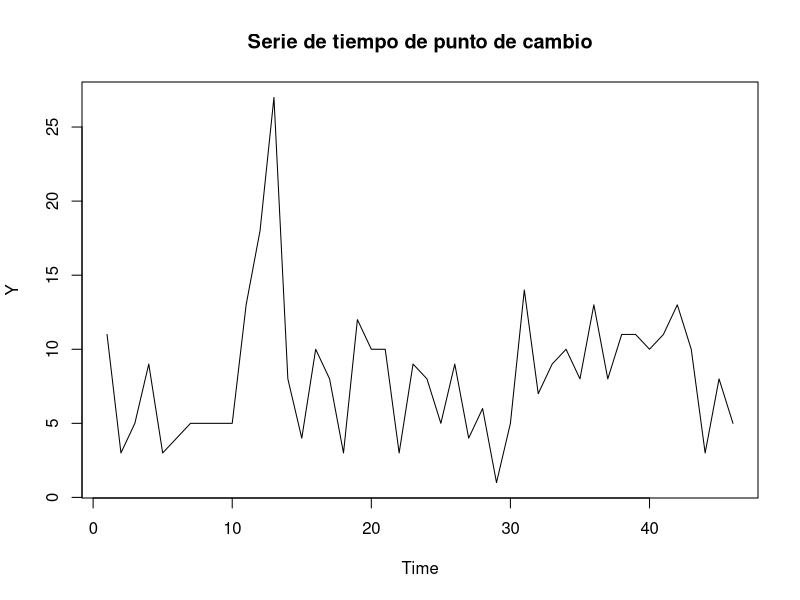
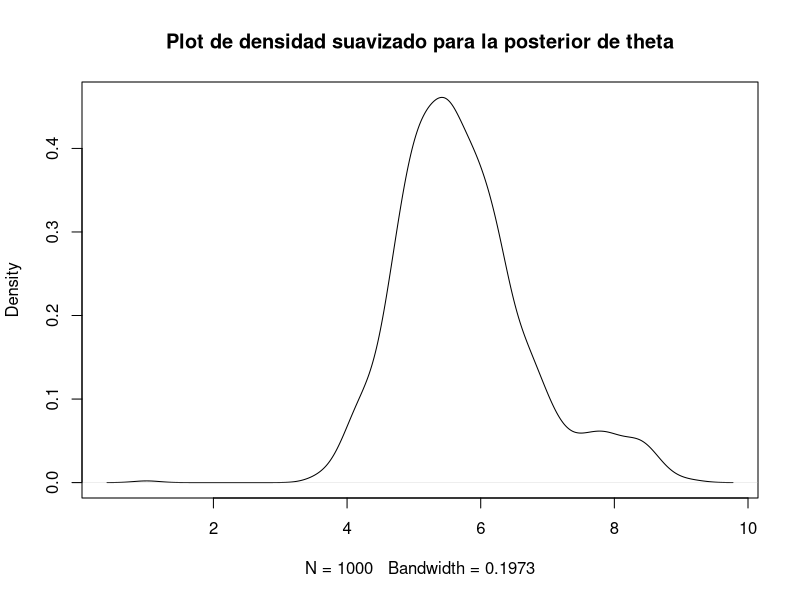
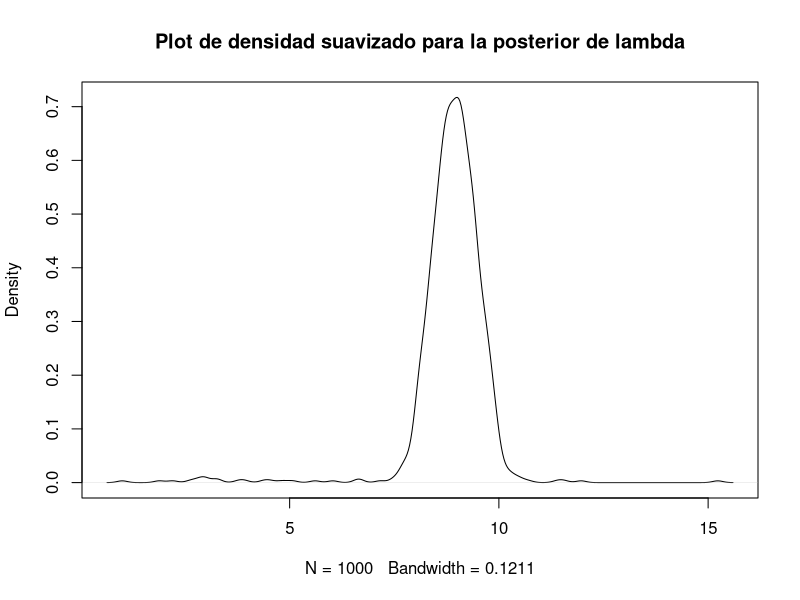
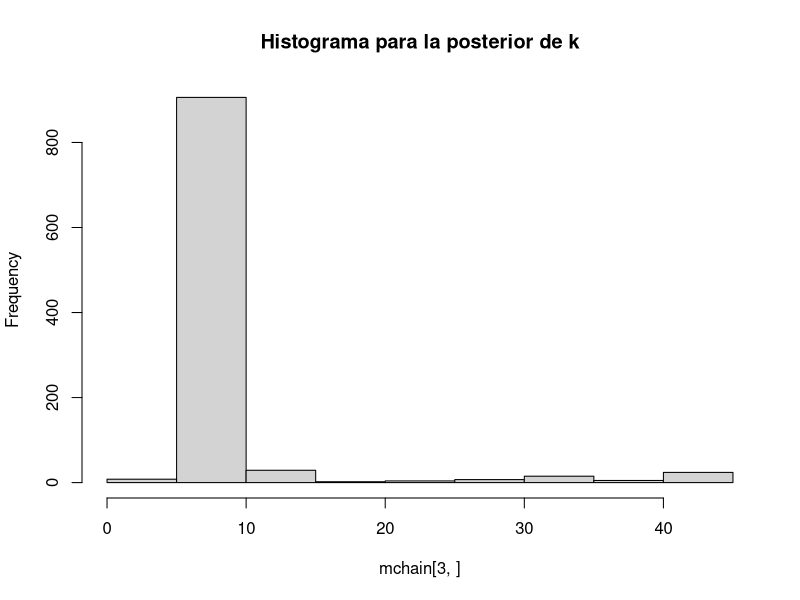

The R script that drew these images, in order:
## ---- chunk 1
chptdat = read.table("./datos_cp.dat", skip=1)
Y=chptdat[,2] # guardo los datos en Y
ts.plot(Y,main="Serie de tiempo de punto de cambio")
## ---- chunk 2
KGUESS = 10 # basado en el plot, suponemos este valor para k

## funcion con valores por defecto para la long de la cadena, datos, b1, b2
mhsampler = function(NUMIT=1000,dat=Y, b1 = 100, b2 = 100) 
  {
    n = length(dat)
    cat("n=",n,"\n")
    ## set up
    ## NUMIT x 3 matriz para ir guardando los valores de la cadena de Markov
    ## cada fila corresponde a uno de los 3 parámetros en orden: theta,lambda,k
    ## cada columna corresponde a un estado de la cadena de Markov
    mchain = matrix(NA, 3, NUMIT)
    acc = 0 # contador de propuestas aceptadas (solo para k)
    
    ## Valores iniciales de la cadena. Arbitrario
    
    kinit = floor(n/2) # aprox a mitad de camino entre 1 y n
    mchain[,1] = c(1,1,kinit)
    
    for (i in 2:NUMIT)
      {
        ## valor más actualizado para cada parámetro
        currtheta = mchain[1,i-1]
        currlambda = mchain[2,i-1]
        currk = mchain[3,i-1]
        
        ## prior de theta (se actualiza por Gibbs)
        currtheta = rgamma(1,shape=sum(Y[1:currk])+0.5, scale=b1/(currk*b1+1))
        
        ## prior de lambda (se actualiza por Gibbs)
        currlambda = rgamma(1,shape=sum(Y[(currk+1):n])+0.5, scale=b2/((n-currk)*b2+1))
        
        ## prior de k (se actualiza por Metropolis-Hastings)
        propk = sample(x=seq(2,n-1), size=1) # saco una muestra al azar de uniforme{2,..(n-1)}

        ## Paso de aceptar-rechazar Metropolis (en escala log)
        logMHratio = sum(Y[1:propk])*log(currtheta)+sum(Y[(propk+1):n])*log(currlambda)-propk*currtheta- (n-propk)*currlambda - (sum(Y[1:currk])*log(currtheta)+sum(Y[(currk+1):n])*log(currlambda)-currk*currtheta- (n-currk)*currlambda)
        
        logalpha = min(0,logMHratio) # alpha = min(1,MHratio)
        if (log(runif(1))<logalpha) # acepto si unif(0,1)<alpha, o sea, acepto con probabilidad alpha, si no permanece en mismo estado
          {
            acc = acc + 1 # aumento la cuenta de proposals aceptadas
            currk = propk
          }
        
        #currk = KGUESS # si no sampleamos k (k fijo)
        
        ## actualizo la cadena con valores nuevos
        mchain[,i] = c(currtheta,currlambda,currk)
        
      }

    cat("El algoritmo de Markov chain corrió por",NUMIT,"iteraciones (acc.rate_k =",acc/(NUMIT-1),")\n")
    cat("Los parametros están en orden: theta, lambda, k\n")
    return(mchain)
  }


mchain <- mhsampler(NUMIT=1000,dat=Y)

## ---- chunk 3
mean(mchain[1,]) # obtener la media de la primera fila (thetas)
## ---- chunk 4
apply(mchain,1,mean) # computo la media por fila (todos los parámetros a la vez)
apply(mchain,1,median) # computo la mediana por fila (todos los parámetros a la vez)
## ---- chunk 5
plot(density(mchain[1,]),main="Plot de densidad suavizado para la posterior de theta")
plot(density(mchain[2,]),main="Plot de densidad suavizado para la posterior de lambda")
hist(mchain[3,], breaks = 15, main="Histograma para la posterior de k")
## ---- chunk 6
sum(mchain[2,]>10)/length(mchain[2,])
